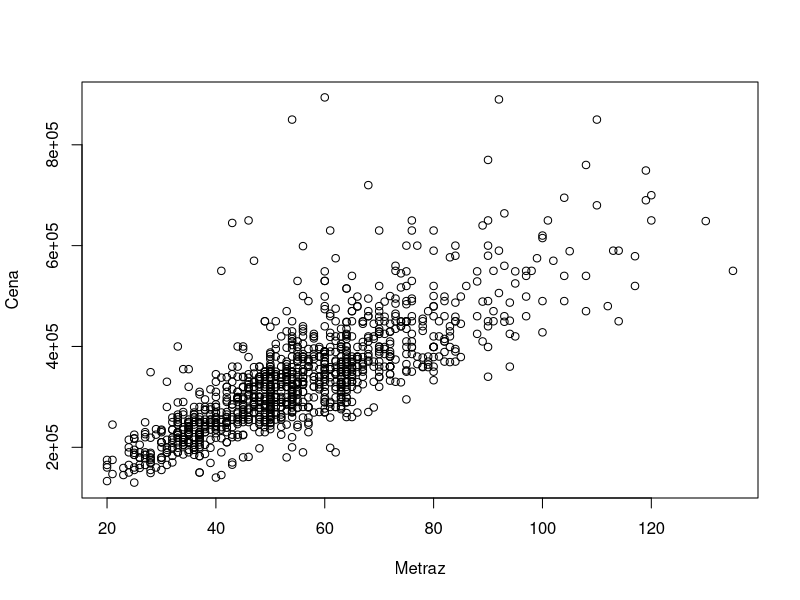
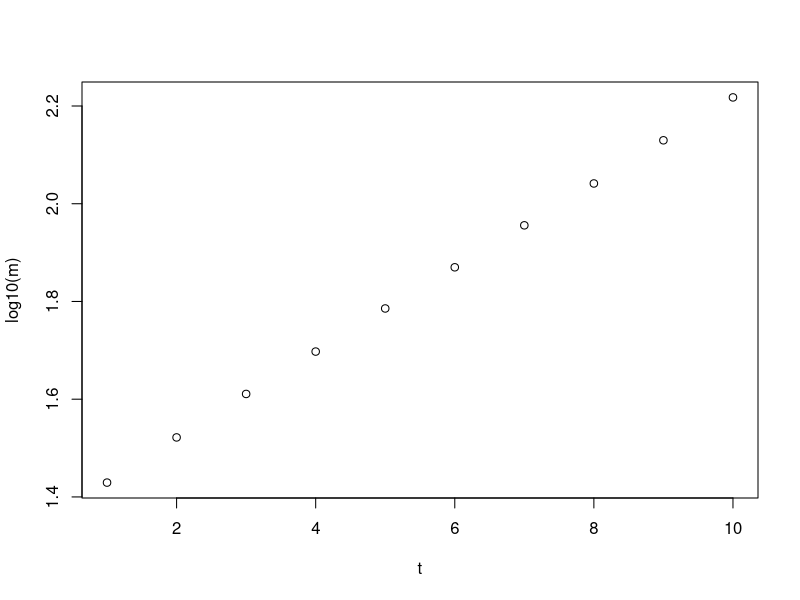

These charts were generated, in order, by the following R code:
# zadanie 1 - rzuty kostką
realThrows <- matrix(c(1, 171, 2, 200, 3, 168, 4, 213, 5, 226, 6, 222), nrow=2)

sumOfThrows <- 0
for (col in 1:ncol(realThrows)) {
  sumOfThrows <- sumOfThrows + realThrows[2, col]
}

# a
expectedThrows <- matrix(c(1:6, rep(sumOfThrows / 6, 6)), ncol=6, byrow=TRUE)

# b testowanie tego
testVal <- 0
for (realisation in realThrows[2,]) {
  testVal <- testVal + (realisation - 200) ** 2 / 200
}

# c wyznaczanie p-value (rozkład w przybliżeniu chi-kwadrat)
pchisq(testVal, 5, lower.tail = FALSE)


# d
#wniosek jest taki, że prawdopodobieństwo na to że jest to rozkład rzutów jest
#niewielkie

#e to samo z chisq.test
chisq.test(realThrows[2,], p=rep(1/6, 6))



# zadanie 2 - test ruskich

# a 
# 1000 liczb z rozkładu wykładniczego. 
x <- rexp(1000, rate=1)

# b
# H0 -> czy x pochodzi z rozkładu normalnego z wartością oczekiwaną 1 i 
# odchyleniem 1
ks.test(x, "pnorm", mean=1, sd=1)
# odrzucamy H0 bo p jest śmiesznie niskie

# H0-> czy x pochodzi z rozkładu wykładniczego z lamda równym 1
ks.test(x, "pexp", rate=1)
# no wskazuje p value że pochodzi i to prawda bo z tego losowaliśmy

# c
# 1000 prób z rozkładu gamma
x <- rgamma(1000, shape=100, scale=1)

# d 
# H0 -> czy x pochodzi z rozkładu normalnego z wartością oczekiwaną 100 i 
# odchyleniem 10
ks.test(x, "pnorm", mean=100, sd=10)
# wychodzi różnie ale moglibyśmy stwierdzić że pochodzi 
# (rozkład normalny też jest gamma), nie odrzucamy

# H0-> czy x pochodzi z rozkładu gamma z parametrami kształtu 100 i skali 1
ks.test(x, "pgamma", shape=100, scale=1)
# hipotezy nie odrzucamy wiemy też że pochodzi

#wczytanie mieszkań
file <- read.csv2("../mieszkania.csv")

# zadanie 3 
# H0 -> metraż mieszkań ma rozkład normalny
shapiro.test(file$Metraz)
# odrzucamy hipotezę bo p-value jest bardzo małe

# zadanie 4
# a 
# regresja liniowa zależność ceny od metrażu
reglin <- lm(formula = file$Cena~file$Metraz)
summary(reglin)
coef(reglin)

# b
# rozrzut
plot(file$Metraz, file$Cena, ylab="Cena",xlab="Metraz")

# c 
# H0 -> hipoteza o rozkładzie normalnym reszt
prediction <- 72352.747 + file$Cena * 4755.602
rests <- file$Metraz - prediction
shapiro.test(rests)
# p < 0.05 więc odrzucamy hipotezę że reszty są z rozkładu normalnego

# d
# szacowanie ceny mieszkania 80m^2
72352.747 + 80 * 4755.602

#zadanie 5
file <- read.csv2("../bakteria.csv")
logM <- log10(file$masa)
# jak to wygląda
plot(file$czas, logM, ylab="log10(m)",xlab="t")

reglin <- lm(formula=logM~file$czas)
summary(reglin)

# funkcja zwracająca masę z naszej regresji
mass <- function(t) {
  calcMass <- 1.3472110 + t * 0.0870475
  return (10 ** calcMass)
}

# szacujemy masę bakterii na początku
mass(0)


